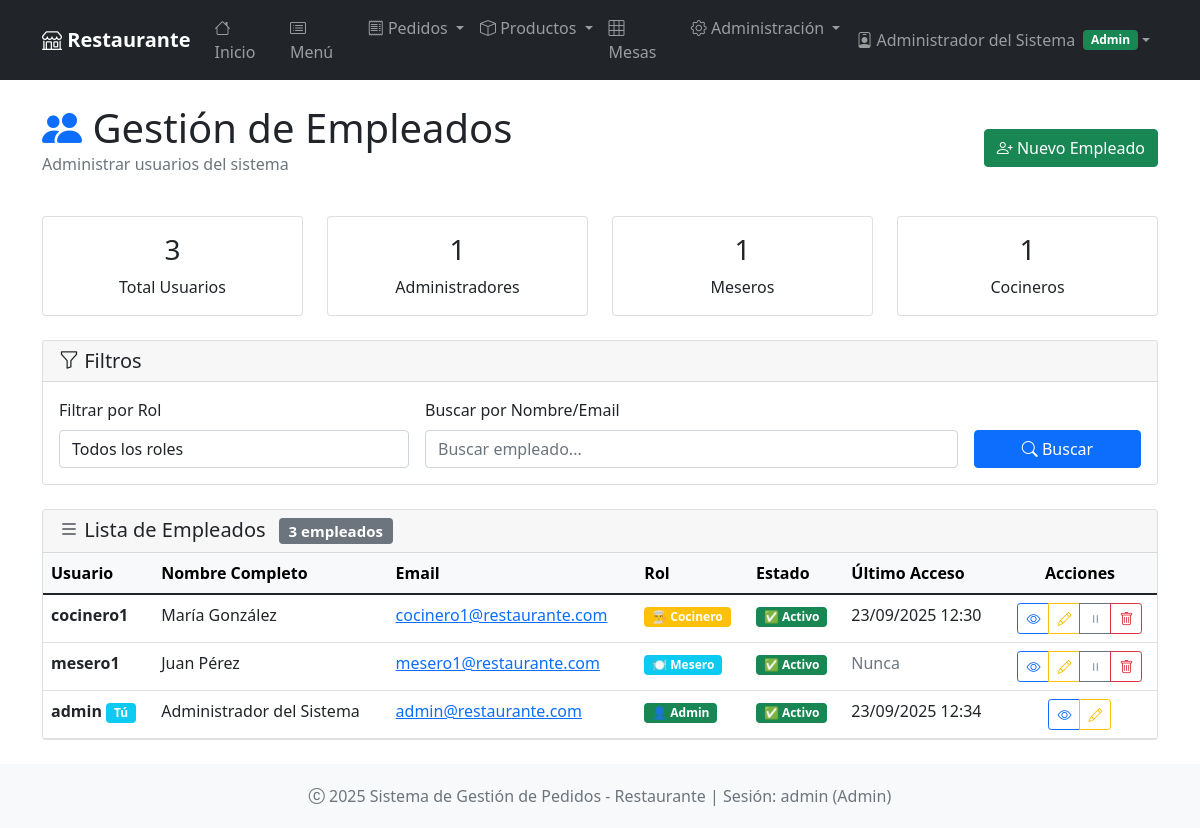
The app's page /empleados (signed in), older data.
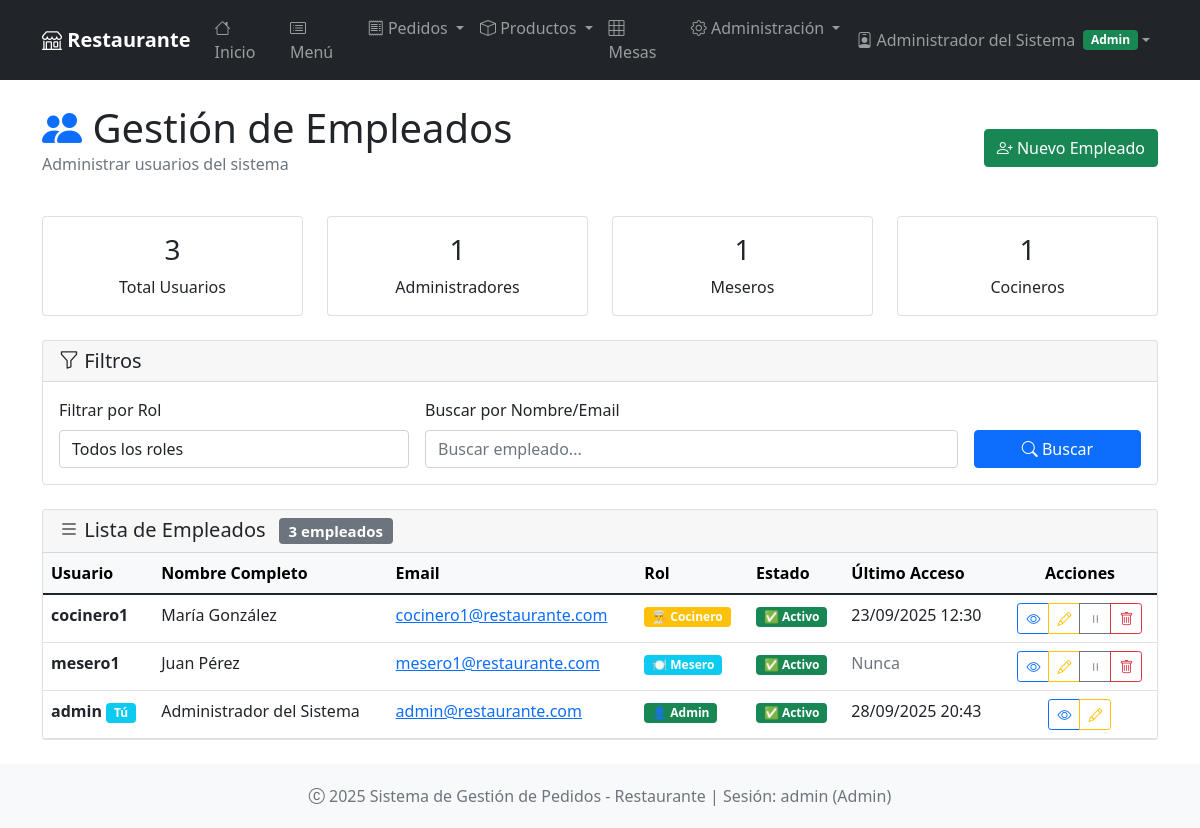
The same page, newer data.
### app.py (models this page shows, shortened)
class Usuario(UserMixin, db.Model):
    __tablename__ = 'usuarios'
    id = db.Column(db.Integer, primary_key=True)
    username = db.Column(db.String(80), unique=True, nullable=False)
    email = db.Column(db.String(120), unique=True, nullable=False)
    password_hash = db.Column(db.String(120), nullable=False)
    nombre_completo = db.Column(db.String(100), nullable=False)
    rol = db.Column(db.String(20), nullable=False, default='mesero')  # admin, mesero, cocinero
    activo = db.Column(db.Boolean, default=True)
    fecha_creacion = db.Column(db.DateTime, default=lambda: datetime.now(timezone.utc))
    ultimo_acceso = db.Column(db.DateTime)

### app.py (the view)
@app.route('/empleados')
@login_required
@requiere_permiso('admin')
def empleados():
    rol_filtro = request.args.get('rol')
    buscar = request.args.get('buscar')
    query = Usuario.query
    if rol_filtro:
        query = query.filter_by(rol=rol_filtro)
    if buscar:
        query = query.filter(
            (Usuario.nombre_completo.contains(buscar)) |
            (Usuario.email.contains(buscar)) |
            (Usuario.username.contains(buscar))
        )
    usuarios = query.order_by(Usuario.fecha_creacion.desc()).all()
    total_usuarios = Usuario.query.count()
    administradores = Usuario.query.filter_by(rol='admin').count()
    meseros = Usuario.query.filter_by(rol='mesero').count()
    cocineros = Usuario.query.filter_by(rol='cocinero').count()
    stats = {
        'total_usuarios': total_usuarios,
        'administradores': administradores,
        'meseros': meseros,
        'cocineros': cocineros
    }
    return render_template('empleados/index.html', usuarios=usuarios, stats=stats)

### app.py (called while the page is built)
@login_manager.user_loader
def load_user(user_id):
    return db.session.get(Usuario, int(user_id))

def requiere_permiso(rol_requerido):
    def decorador(f):
        @wraps(f)
        def decorated_function(*args, **kwargs):
            if not current_user.is_authenticated:
                return redirect(url_for('login'))
            if current_user.rol != rol_requerido and current_user.rol != 'admin':
                flash('No tienes permisos para acceder a esta sección', 'error')
                return redirect(url_for('index'))
            return f(*args, **kwargs)
        return decorated_function
    return decorador

### app/templates/empleados/index.html (shortened to what the changed rows need)
{% extends "base.html" %}
{% block content %}
<div class="row align-items-center mb-4">
    <div class="col">
        <h1 class="display-6 mb-0">
            <i class="bi bi-people-fill text-primary"></i> Gestión de Empleados
        </h1>
    </div>
</div>
<div class="card">
    <div class="card-body p-0">
        {% if usuarios %}
        <div class="table-responsive">
            <table class="table table-hover mb-0">
                <thead class="table-light">
                    <tr>
                        <th>Usuario</th>
                        <th>Nombre Completo</th>
                        <th>Email</th>
                        <th>Rol</th>
                        <th>Estado</th>
                        <th>Último Acceso</th>
                        <th class="text-center">Acciones</th>
                    </tr>
                </thead>
                <tbody>
                    {% for usuario in usuarios %}
                    <tr>
                        <td>
                            <strong>{{ usuario.username }}</strong>
                            {% if usuario.id == current_user.id %}
                                <span class="badge bg-info">Tú</span>
                            {% endif %}
                        </td>
                        <td>{{ usuario.nombre_completo }}</td>
                        <td>
                            <a href="mailto:{{ usuario.email }}">{{ usuario.email }}</a>
                        </td>
                        <td>
                            {% if usuario.rol == 'admin' %}
                                <span class="badge bg-success">👤 Admin</span>
                            {% elif usuario.rol == 'mesero' %}
                                <span class="badge bg-info">🍽️ Mesero</span>
                            {% elif usuario.rol == 'cocinero' %}
                                <span class="badge bg-warning">👨‍🍳 Cocinero</span>
                            {% endif %}
                        </td>
                        <td>
                            {% if usuario.activo %}
                                <span class="badge bg-success">✅ Activo</span>
                            {% else %}
                                <span class="badge bg-danger">❌ Inactivo</span>
                            {% endif %}
                        </td>
                        <td>
                            {% if usuario.ultimo_acceso %}
                                {{ usuario.ultimo_acceso.strftime('%d/%m/%Y %H:%M') }}
                            {% else %}
                                <span class="text-muted">Nunca</span>
                            {% endif %}
                        </td>
                        <td class="text-center">
                            <div class="btn-group btn-group-sm" role="group">
                                <button type="button" class="btn btn-outline-primary"
                                        onclick="verEmpleado({{ usuario.id }})"
                                        data-bs-toggle="tooltip" title="Ver detalles">
                                    <i class="bi bi-eye"></i>
                                </button>
                                <button type="button" class="btn btn-outline-warning"
                                        onclick="editarEmpleado({{ usuario.id }})"
                                        data-bs-toggle="tooltip" title="Editar">
                                    <i class="bi bi-pencil"></i>
                                </button>
                            </div>
                        </td>
                    </tr>
                    {% endfor %}
                </tbody>
            </table>
        </div>
        {% endif %}
    </div>
</div>
{% endblock %}

### app/templates/base.html (shortened to what this page needs)
<!DOCTYPE html>
<html lang="es">
<head>
    <link href="https://cdn.jsdelivr.net/npm/bootstrap@5.1.3/dist/css/bootstrap.min.css" rel="stylesheet">
    <link href="https://cdn.jsdelivr.net/npm/bootstrap-icons@1.8.1/font/bootstrap-icons.css" rel="stylesheet">
</head>
<body class="d-flex flex-column min-vh-100">
    <nav class="navbar navbar-expand-lg navbar-dark bg-dark">
        <div class="container">
            <a class="navbar-brand" href="{{ url_for('index') }}">
                <i class="bi bi-shop"></i> Restaurante
            </a>
            <div class="collapse navbar-collapse" id="navbarNav">
                {% if current_user.is_authenticated %}
                <ul class="navbar-nav me-auto">
                    <li class="nav-item">
                        <a class="nav-link" href="{{ url_for('index') }}">
                            <i class="bi bi-house"></i> Inicio
                        </a>
                    </li>
                    {% if current_user.rol == 'admin' %}
                    <li class="nav-item">
                        <a class="nav-link" href="{{ url_for('menu') }}">
                            <i class="bi bi-card-list"></i> Menú
                        </a>
                    </li>
                    <li class="nav-item dropdown">
                        <a class="nav-link dropdown-toggle" href="#" role="button" data-bs-toggle="dropdown">
                            <i class="bi bi-receipt"></i> Pedidos
                        </a>
                    </li>
                    <li class="nav-item dropdown">
                        <a class="nav-link dropdown-toggle" href="#" role="button" data-bs-toggle="dropdown">
                            <i class="bi bi-box"></i> Productos
                        </a>
                    </li>
                    <li class="nav-item">
                        <a class="nav-link" href="{{ url_for('mesas') }}">
                            <i class="bi bi-grid-3x3"></i> Mesas
                        </a>
                    </li>
                    <li class="nav-item dropdown">
                        <a class="nav-link dropdown-toggle" href="#" role="button" data-bs-toggle="dropdown">
                            <i class="bi bi-gear"></i> Administración
                        </a>
                    </li>
                    {% endif %}
                </ul>
                <ul class="navbar-nav">
                    <li class="nav-item dropdown">
                        <a class="nav-link dropdown-toggle d-flex align-items-center" href="#" role="button" data-bs-toggle="dropdown">
                            {% if current_user.rol == 'admin' %}
                                <i class="bi bi-person-badge me-1"></i>
                            {% elif current_user.rol == 'mesero' %}
                                <i class="bi bi-person-circle me-1"></i>
                            {% elif current_user.rol == 'cocinero' %}
                                <i class="bi bi-chef-hat me-1"></i>
                            {% endif %}
                            {{ current_user.nombre_completo }}
                            <span class="badge bg-{{ 'success' if current_user.rol == 'admin' else 'info' if current_user.rol == 'mesero' else 'warning' }} ms-2">
                                {{ current_user.rol.title() }}
                            </span>
                        </a>
                    </li>
                </ul>
                {% endif %}
            </div>
        </div>
    </nav>
    <main class="container my-4 flex-grow-1">
        {% block content %}{% endblock %}
    </main>
    <footer class="footer bg-light">
        <div class="container text-center">
            <span class="text-muted">
                <i class="bi bi-c-circle"></i> 2025 Sistema de Gestión de Pedidos - Restaurante
                {% if current_user.is_authenticated %}
                    | Sesión: {{ current_user.username }} ({{ current_user.rol.title() }})
                {% endif %}
            </span>
        </div>
    </footer>
</body>
</html>

Row changes from the older to the newer data that the page shows:
changed Usuario "admin": ultimo_acceso "23/09/2025 12:34" → "28/09/2025 20:43"
